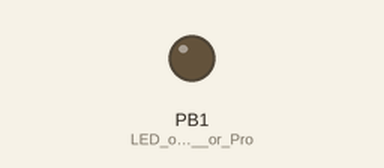
The sketch below on a simulated ATtiny85, built with avr-gcc and run on an emulated ATtiny85. On the bench: output pins drawn as LEDs (lit = HIGH). EEPROM starts erased.

Above: at 3.5 s.
At 18.15 s:
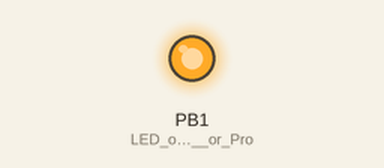
Timing chart, 0 to 18.6 s (numbered marks = the images above):
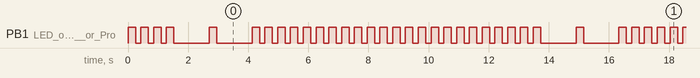

Measured:
- by itself, PB1 (LED_on_Model_A__or_Pro): repeats every 12.2 s: LOW 1.2 s, HIGH 0.25 s, LOW 1.2 s, 22 × (HIGH 0.25 s, LOW 0.18 s), HIGH 0.25 s
- by itself, everything shown: repeats every 12.2 s, in 48 steps

The sketch:

DigisparkinitializeI2CAddressNEW.ino
```cpp
#include <EEPROM.h>
void setup(){
  pinMode(1, OUTPUT); //LED on Model A  or Pro
  Blink(4);
  delay(1000);
}

void loop(){

  //Write value
  EEPROM.put(0, 0x17);

  Blink(1);

  delay(1000);

  byte readValue = 0;
  //Read value
  EEPROM.get(0, readValue);

  Blink(readValue);
  delay(1000);
}

void Blink(byte times){ // poor man's display
  for (byte i=0; i< times; i++){
    digitalWrite(1,HIGH);
    delay (250);
    digitalWrite(1,LOW);
    delay (175);
  }
}
```
